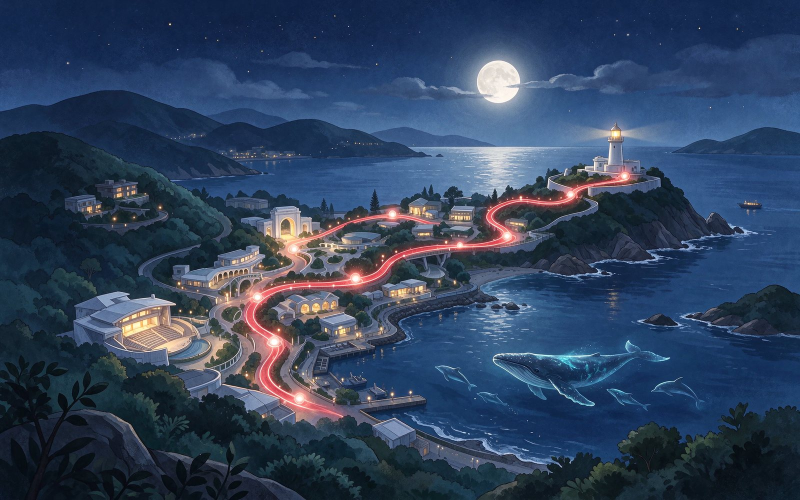
#> input picture assets/cover-night.jpg, 1600 x 1000 px (shown at 1/2 size)
$ python build_cover.py
#> lines starting #> are read from the running program, lines starting #| are printed output that depends on the picture
"""產生 PDF 封面底圖 assets/pdf-cover.jpg（A4 比例，深藍漸層＋右側插畫＋左緣淡出）。

只在需要更新封面素材時執行，執行期不依賴 Pillow：
    python3 scripts/build_cover.py

輸出：assets/pdf-cover.jpg（1240 x 1754，150 dpi，A4 比例）
"""

from pathlib import Path

from PIL import Image, ImageDraw

ROOT = Path(__file__).resolve().parent.parent
SOURCE = ROOT / "assets" / "cover-night.jpg"
TARGET = ROOT / "assets" / "pdf-cover.jpg"

WIDTH, HEIGHT = 1240, 1754  # A4 @150dpi
NAVY_TOP = (11, 63, 150)      # #0b3f96
NAVY_MID = (6, 35, 73)        # #062349
NAVY_DEEP = (4, 26, 56)       # #041a38
PHOTO_START = 0.38            # 插畫從版面 38% 開始
FADE_RATIO = 0.52             # 插畫左緣淡出佔插畫寬度的比例
DARKEN = 0.18


def gradient_background() -> Image.Image:
    """以對角線方向插值出深藍漸層。"""
    bg = Image.new("RGB", (WIDTH, HEIGHT))
    draw = ImageDraw.Draw(bg)
    for y in range(HEIGHT):
        for_x = y / HEIGHT
        # 由左上往右下加深，中段再過渡到最深
        if for_x < 0.52:
            t = for_x / 0.52
            color = tuple(int(NAVY_TOP[i] + (NAVY_MID[i] - NAVY_TOP[i]) * t) for i in range(3))
        else:
            t = (for_x - 0.52) / 0.48
            color = tuple(int(NAVY_MID[i] + (NAVY_DEEP[i] - NAVY_MID[i]) * t) for i in range(3))
        draw.line([(0, y), (WIDTH, y)], fill=color)
    return bg


def cover_photo() -> Image.Image:
    """把插畫裁成版面右側比例（等比放大後置中裁切）。"""
    photo = Image.open(SOURCE).convert("RGB")
    region_x = int(WIDTH * PHOTO_START)
    region_w = WIDTH - region_x
    scale = max(region_w / photo.width, HEIGHT / photo.height)
    size = (max(1, round(photo.width * scale)), max(1, round(photo.height * scale)))
    resized = photo.resize(size, Image.LANCZOS)
    left = max(0, (resized.width - region_w) // 2)
    top = max(0, (resized.height - HEIGHT) // 2)
    return resized.crop((left, top, left + region_w, top + HEIGHT))


def fade_mask(width: int, height: int) -> Image.Image:
    """左緣 0 → 右側 255 的水平漸層遮罩。"""
    fade_w = int(width * FADE_RATIO)
    mask = Image.new("L", (width, height), 255)
    draw = ImageDraw.Draw(mask)
    for x in range(fade_w):
        value = int(255 * (x / fade_w) ** 1.35)
        draw.line([(x, 0), (x, height - 1)], fill=value)
    draw.rectangle([fade_w, 0, width, height - 1], fill=255)
    return mask


def main() -> None:
    if not SOURCE.exists():
        raise SystemExit(f"找不到插畫：{SOURCE}")

    canvas = gradient_background()
#> in gradient_background, `bg = Image.new("RGB", (WIDTH, HEIGHT))`: bg: PIL image 1240x1754 RGB; every value is 0
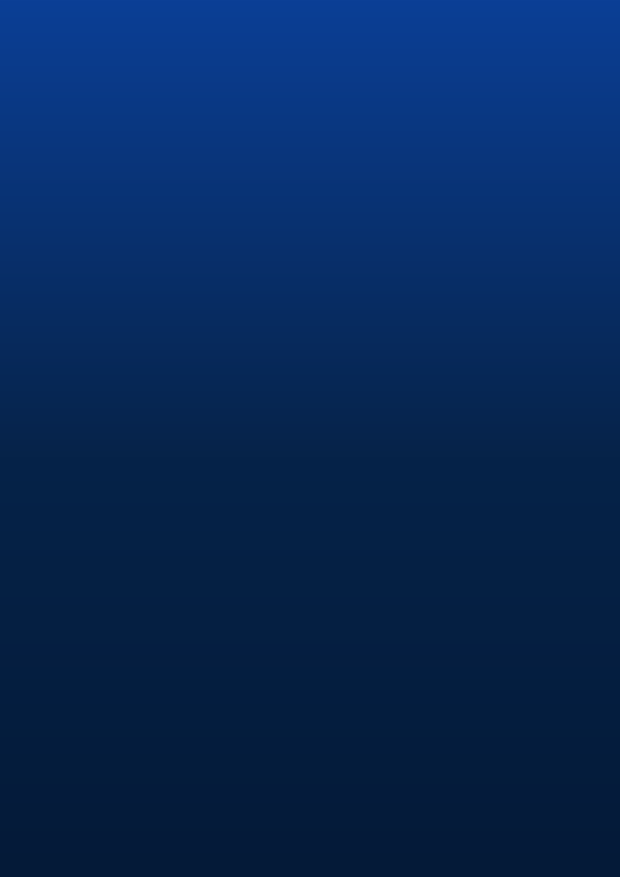
#> canvas: PIL image 1240x1754 RGB (shown at 1/2 size); mean R, G, B 6.3, 39.6, 88.5
    photo = cover_photo()
#> in cover_photo, photo is the input picture: PIL image 1600x1000 RGB; mean R, G, B 48.8, 66.5, 93
#> in cover_photo, `return resized.crop((left, top, left + region_w, top + HEIGHT))`:
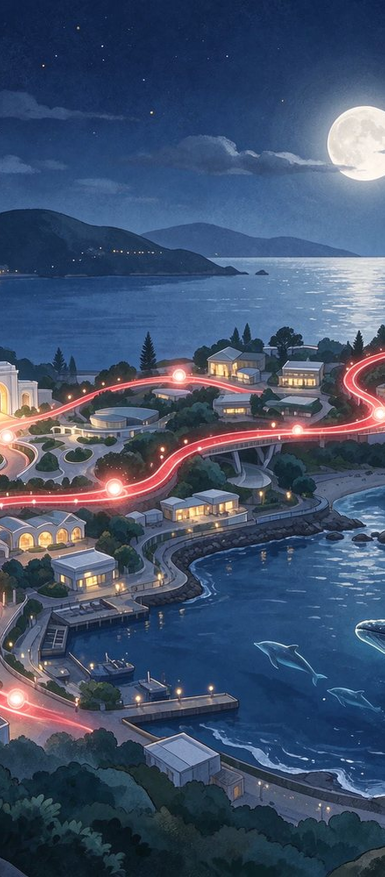
#> returned value: PIL image 769x1754 RGB (shown at 1/2 size); mean R, G, B 66.1, 81.5, 107.9
    mask = fade_mask(photo.width, photo.height)
#> in fade_mask, `mask = Image.new("L", (width, height), 255)`: mask: PIL image 769x1754 L; every value is 255
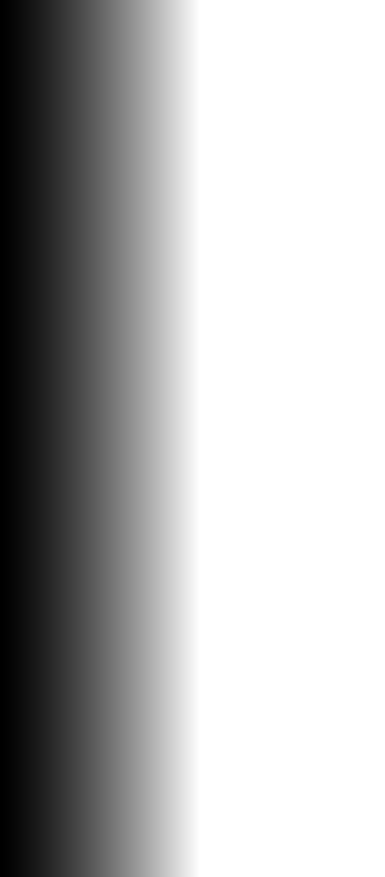
#> mask: PIL image 769x1754 L (shown at 1/2 size); min 0, max 255, mean 178.6

    region_x = int(WIDTH * PHOTO_START)
    canvas.paste(photo, (region_x, 0), mask)
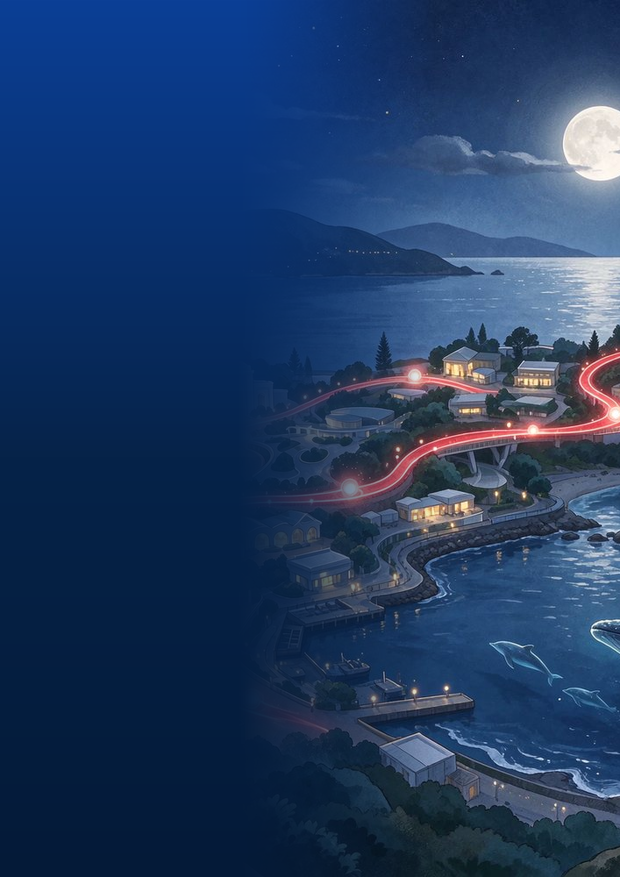
#> canvas: PIL image 1240x1754 RGB (shown at 1/2 size); mean R, G, B 32.3, 58.8, 98.6

    # 輕微壓暗，讓插畫與深藍底協調
    if DARKEN:
        overlay = Image.new("RGB", (photo.width, HEIGHT), NAVY_MID)
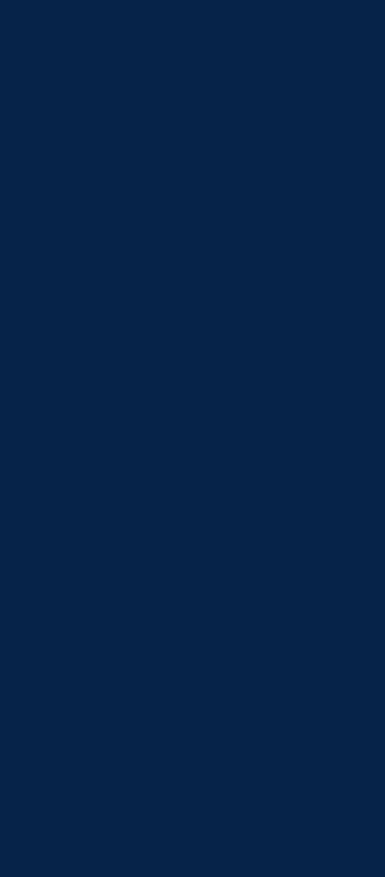
#> overlay: PIL image 769x1754 RGB (shown at 1/2 size); mean R, G, B 6, 35, 73
        canvas.paste(Image.blend(canvas.crop((region_x, 0, WIDTH, HEIGHT)), overlay, DARKEN), (region_x, 0))
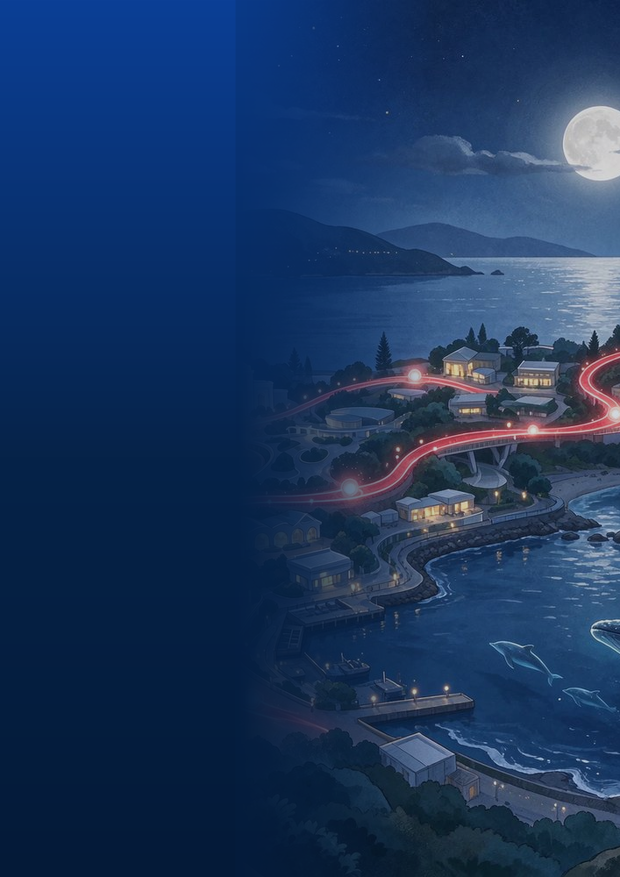
#> canvas: PIL image 1240x1754 RGB (shown at 1/2 size); mean R, G, B 27.3, 54.5, 94.8

    canvas.save(TARGET, "JPEG", quality=88, optimize=True, progressive=True)
    print(f"{TARGET.relative_to(ROOT)}  {TARGET.stat().st_size:,} B")


if __name__ == "__main__":
    main()
